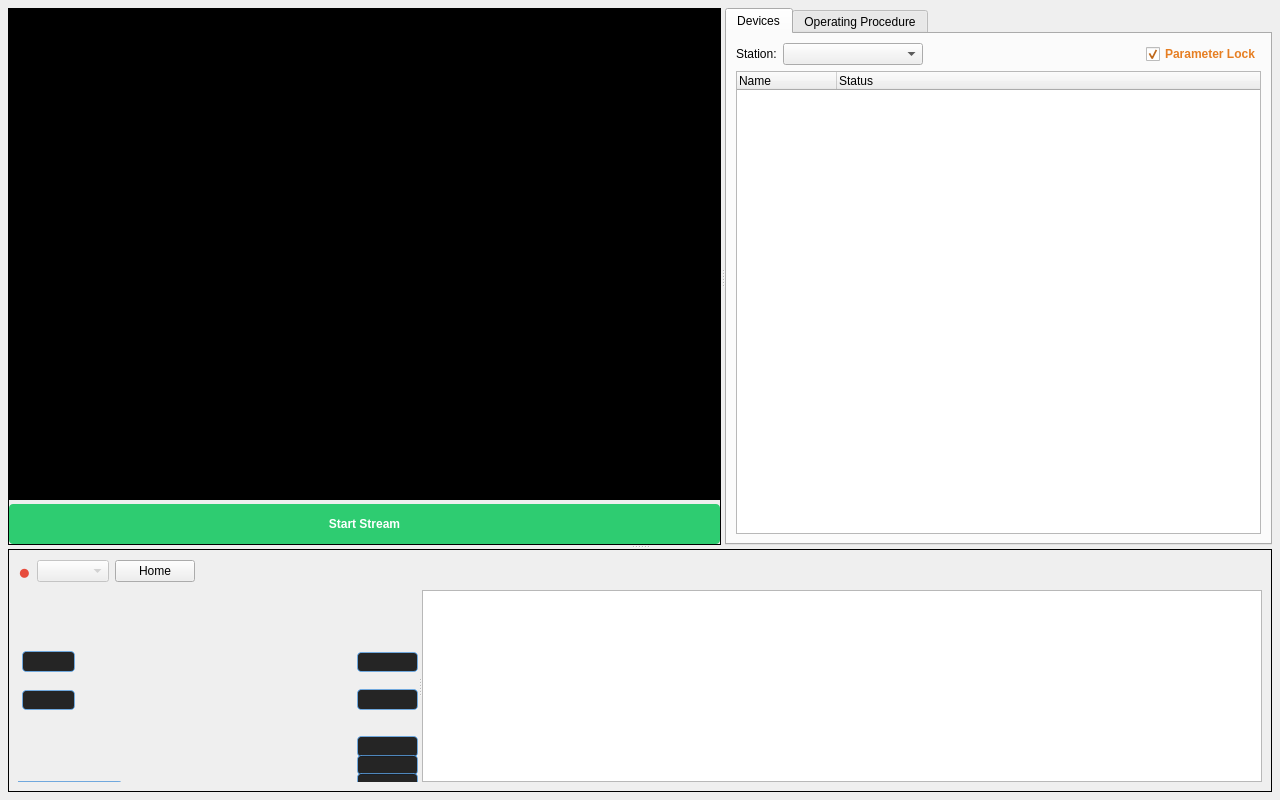
<?xml version="1.0" encoding="UTF-8"?>
<ui version="4.0">
 <class>MainWindow</class>
 <widget class="QMainWindow" name="MainWindow">
  <property name="geometry">
   <rect>
    <x>0</x>
    <y>0</y>
    <width>1280</width>
    <height>800</height>
   </rect>
  </property>
  <property name="windowTitle">
   <string>Weld Station Control</string>
  </property>
  <widget class="QWidget" name="centralwidget">
   <layout class="QVBoxLayout" name="verticalLayout_Main">
    <property name="spacing">
     <number>8</number>
    </property>
    <property name="leftMargin">
     <number>8</number>
    </property>
    <property name="topMargin">
     <number>8</number>
    </property>
    <property name="rightMargin">
     <number>8</number>
    </property>
    <property name="bottomMargin">
     <number>8</number>
    </property>
    <item>
     <widget class="QSplitter" name="verticalMainSplitter">
      <property name="sizePolicy">
       <sizepolicy hsizetype="Expanding" vsizetype="Expanding">
        <horstretch>0</horstretch>
        <verstretch>1</verstretch>
       </sizepolicy>
      </property>
      <property name="orientation">
       <enum>Qt::Orientation::Vertical</enum>
      </property>
      <property name="childrenCollapsible">
       <bool>false</bool>
      </property>
      <widget class="QSplitter" name="mainSplitter">
       <property name="sizePolicy">
        <sizepolicy hsizetype="Expanding" vsizetype="Expanding">
         <horstretch>0</horstretch>
         <verstretch>4</verstretch>
        </sizepolicy>
       </property>
       <property name="orientation">
        <enum>Qt::Orientation::Horizontal</enum>
       </property>
       <property name="childrenCollapsible">
        <bool>false</bool>
       </property>
       <widget class="QFrame" name="videoFeedFrame">
        <property name="sizePolicy">
         <sizepolicy hsizetype="Expanding" vsizetype="Expanding">
          <horstretch>3</horstretch>
          <verstretch>1</verstretch>
         </sizepolicy>
        </property>
        <property name="minimumSize">
         <size>
          <width>480</width>
          <height>360</height>
         </size>
        </property>
        <property name="frameShape">
         <enum>QFrame::Shape::Box</enum>
        </property>
        <layout class="QVBoxLayout" name="verticalLayout">
         <property name="spacing">
          <number>4</number>
         </property>
         <property name="leftMargin">
          <number>0</number>
         </property>
         <property name="topMargin">
          <number>0</number>
         </property>
         <property name="rightMargin">
          <number>0</number>
         </property>
         <property name="bottomMargin">
          <number>0</number>
         </property>
         <item>
          <widget class="QWidget" name="videoViewport" native="true">
           <property name="sizePolicy">
            <sizepolicy hsizetype="Expanding" vsizetype="Expanding">
             <horstretch>1</horstretch>
             <verstretch>1</verstretch>
            </sizepolicy>
           </property>
           <property name="minimumSize">
            <size>
             <width>320</width>
             <height>240</height>
            </size>
           </property>
           <property name="styleSheet">
            <string>background-color: #000000;</string>
           </property>
           <widget class="QWidget" name="videoContainer" native="true">
            <property name="geometry">
             <rect>
              <x>0</x>
              <y>0</y>
              <width>320</width>
              <height>240</height>
             </rect>
            </property>
            <property name="styleSheet">
             <string>background-color: black;</string>
            </property>
           </widget>
          </widget>
         </item>
         <item>
          <widget class="QPushButton" name="btnToggleStream">
           <property name="minimumSize">
            <size>
             <width>0</width>
             <height>40</height>
            </size>
           </property>
           <property name="styleSheet">
            <string>QPushButton { background-color: #2ecc71; color: white; font-weight: bold; border-radius: 4px; }</string>
           </property>
           <property name="text">
            <string>Start Stream</string>
           </property>
          </widget>
         </item>
        </layout>
       </widget>
       <widget class="QTabWidget" name="tabWidgetPanels">
        <property name="sizePolicy">
         <sizepolicy hsizetype="Expanding" vsizetype="Expanding">
          <horstretch>2</horstretch>
          <verstretch>0</verstretch>
         </sizepolicy>
        </property>
        <property name="minimumSize">
         <size>
          <width>360</width>
          <height>0</height>
         </size>
        </property>
        <property name="currentIndex">
         <number>0</number>
        </property>
        <widget class="QWidget" name="tabDevices">
         <attribute name="title">
          <string>Devices</string>
         </attribute>
         <layout class="QVBoxLayout" name="verticalLayout_TabDevices">
          <item>
           <layout class="QHBoxLayout" name="horizontalLayout_TabDevicesTop">
            <item>
             <layout class="QFormLayout" name="formLayout_Station">
              <item row="0" column="0">
               <widget class="QLabel" name="lblStation">
                <property name="text">
                 <string>Station:</string>
                </property>
               </widget>
              </item>
              <item row="0" column="1">
               <widget class="QComboBox" name="comboStation">
                <property name="minimumSize">
                 <size>
                  <width>140</width>
                  <height>0</height>
                 </size>
                </property>
               </widget>
              </item>
             </layout>
            </item>
            <item>
             <spacer name="horizontalSpacer_DevicesTop">
              <property name="orientation">
               <enum>Qt::Orientation::Horizontal</enum>
              </property>
              <property name="sizeHint" stdset="0">
               <size>
                <width>40</width>
                <height>20</height>
               </size>
              </property>
             </spacer>
            </item>
            <item>
             <widget class="QCheckBox" name="chkParameterLock">
              <property name="styleSheet">
               <string>QCheckBox { font-weight: bold; color: #e67e22; }</string>
              </property>
              <property name="text">
               <string>Parameter Lock</string>
              </property>
              <property name="checked">
               <bool>true</bool>
              </property>
             </widget>
            </item>
           </layout>
          </item>
          <item>
           <widget class="QTreeWidget" name="treeWidget">
            <column>
             <property name="text">
              <string>Name</string>
             </property>
            </column>
            <column>
             <property name="text">
              <string>Status</string>
             </property>
            </column>
           </widget>
          </item>
         </layout>
        </widget>
        <widget class="QWidget" name="tabProcedure">
         <attribute name="title">
          <string>Operating Procedure</string>
         </attribute>
         <layout class="QVBoxLayout" name="verticalLayout_TabProcedure">
          <item>
           <layout class="QFormLayout" name="formLayout_Sequence">
            <item row="0" column="0">
             <widget class="QLabel" name="lblSequence">
              <property name="text">
               <string>Product:</string>
              </property>
             </widget>
            </item>
            <item row="0" column="1">
             <widget class="QComboBox" name="comboSequence"/>
            </item>
           </layout>
          </item>
          <item>
           <widget class="QScrollArea" name="scrollAreaProcedure">
            <property name="widgetResizable">
             <bool>true</bool>
            </property>
            <widget class="QWidget" name="scrollAreaWidgetContents">
             <property name="geometry">
              <rect>
               <x>0</x>
               <y>0</y>
               <width>390</width>
               <height>425</height>
              </rect>
             </property>
             <layout class="QVBoxLayout" name="verticalLayout_ProcedureSteps">
              <item>
               <spacer name="verticalSpacerProcedure">
                <property name="orientation">
                 <enum>Qt::Orientation::Vertical</enum>
                </property>
                <property name="sizeHint" stdset="0">
                 <size>
                  <width>0</width>
                  <height>0</height>
                 </size>
                </property>
               </spacer>
              </item>
             </layout>
            </widget>
           </widget>
          </item>
         </layout>
        </widget>
       </widget>
      </widget>
      <widget class="QFrame" name="frameBottomConsole">
       <property name="sizePolicy">
        <sizepolicy hsizetype="Expanding" vsizetype="Preferred">
         <horstretch>0</horstretch>
         <verstretch>0</verstretch>
        </sizepolicy>
       </property>
       <property name="minimumSize">
        <size>
         <width>0</width>
         <height>230</height>
        </size>
       </property>
       <property name="frameShape">
        <enum>QFrame::Shape::Box</enum>
       </property>
       <layout class="QVBoxLayout" name="verticalLayout_BottomConsole">
        <item>
         <layout class="QHBoxLayout" name="horizontalLayout_RemoteHeader">
          <item>
           <widget class="QLabel" name="lblRemoteStatus">
            <property name="text">
             <string>&lt;html&gt;&lt;head/&gt;&lt;body&gt;&lt;p&gt;&lt;span style=&quot; color:#e74c3c; font-size:16pt;&quot;&gt;●&lt;/span&gt;&lt;/p&gt;&lt;/body&gt;&lt;/html&gt;</string>
            </property>
           </widget>
          </item>
          <item>
           <widget class="QComboBox" name="comboRemoteTarget">
            <property name="enabled">
             <bool>false</bool>
            </property>
           </widget>
          </item>
          <item>
           <widget class="QPushButton" name="motorHomeBtn">
            <property name="text">
             <string>Home</string>
            </property>
           </widget>
          </item>
          <item>
           <spacer name="horizontalSpacer_Header">
            <property name="orientation">
             <enum>Qt::Orientation::Horizontal</enum>
            </property>
            <property name="sizeHint" stdset="0">
             <size>
              <width>0</width>
              <height>0</height>
             </size>
            </property>
           </spacer>
          </item>
         </layout>
        </item>
        <item>
         <widget class="QSplitter" name="xboxHuiSplitter">
          <property name="orientation">
           <enum>Qt::Orientation::Horizontal</enum>
          </property>
          <widget class="QLabel" name="labelControllerImage">
           <property name="sizePolicy">
            <sizepolicy hsizetype="Preferred" vsizetype="Expanding">
             <horstretch>1</horstretch>
             <verstretch>0</verstretch>
            </sizepolicy>
           </property>
           <property name="minimumSize">
            <size>
             <width>380</width>
             <height>180</height>
            </size>
           </property>
           <property name="maximumSize">
            <size>
             <width>400</width>
             <height>400</height>
            </size>
           </property>
           <property name="pixmap">
            <pixmap resource="../resources.qrc">:/xbox_ctrl.png/xbox_ctrl.png</pixmap>
           </property>
           <property name="scaledContents">
            <bool>true</bool>
           </property>
           <property name="alignment">
            <set>Qt::AlignmentFlag::AlignCenter</set>
           </property>
           <widget class="QLabel" name="lbl_slow">
            <property name="geometry">
             <rect>
              <x>4</x>
              <y>61</y>
              <width>53</width>
              <height>21</height>
             </rect>
            </property>
            <property name="styleSheet">
             <string>color: #ffffff; background-color: rgba(15, 15, 15, 230); border: 1px solid rgba(100, 180, 255, 180); border-radius: 4px; font-size: 6pt; font-weight: bold;</string>
            </property>
            <property name="text">
             <string/>
            </property>
            <property name="alignment">
             <set>Qt::AlignmentFlag::AlignCenter</set>
            </property>
           </widget>
           <widget class="QLabel" name="lbl_bump_L">
            <property name="geometry">
             <rect>
              <x>4</x>
              <y>100</y>
              <width>53</width>
              <height>20</height>
             </rect>
            </property>
            <property name="styleSheet">
             <string>color: #ffffff; background-color: rgba(15, 15, 15, 230); border: 1px solid rgba(100, 180, 255, 180); border-radius: 4px; font-size: 6pt; font-weight: bold;</string>
            </property>
            <property name="text">
             <string/>
            </property>
           </widget>
           <widget class="QLabel" name="lbl_L_analog">
            <property name="geometry">
             <rect>
              <x>-16</x>
              <y>191</y>
              <width>121</width>
              <height>20</height>
             </rect>
            </property>
            <property name="styleSheet">
             <string>color: #ffffff; background-color: rgba(15, 15, 15, 230); border: 1px solid rgba(100, 180, 255, 180); border-radius: 4px; font-size: 5pt; font-weight: bold;</string>
            </property>
            <property name="text">
             <string/>
            </property>
            <property name="alignment">
             <set>Qt::AlignmentFlag::AlignCenter</set>
            </property>
           </widget>
           <widget class="QLabel" name="lbl_dpad">
            <property name="geometry">
             <rect>
              <x>4</x>
              <y>246</y>
              <width>81</width>
              <height>21</height>
             </rect>
            </property>
            <property name="styleSheet">
             <string>color: #ffffff; background-color: rgba(15, 15, 15, 230); border: 1px solid rgba(100, 180, 255, 180); border-radius: 4px; font-size: 6pt; font-weight: bold;</string>
            </property>
            <property name="text">
             <string/>
            </property>
            <property name="alignment">
             <set>Qt::AlignmentFlag::AlignCenter</set>
            </property>
           </widget>
           <widget class="QLabel" name="lbl_view">
            <property name="geometry">
             <rect>
              <x>106</x>
              <y>303</y>
              <width>91</width>
              <height>20</height>
             </rect>
            </property>
            <property name="styleSheet">
             <string>color: #ffffff; background-color: rgba(15, 15, 15, 230); border: 1px solid rgba(100, 180, 255, 180); border-radius: 4px; font-size: 6pt; font-weight: bold;</string>
            </property>
            <property name="text">
             <string/>
            </property>
            <property name="alignment">
             <set>Qt::AlignmentFlag::AlignCenter</set>
            </property>
           </widget>
           <widget class="QLabel" name="lbl_menu">
            <property name="geometry">
             <rect>
              <x>208</x>
              <y>303</y>
              <width>91</width>
              <height>20</height>
             </rect>
            </property>
            <property name="styleSheet">
             <string>color: #ffffff; background-color: rgba(15, 15, 15, 230); border: 1px solid rgba(100, 180, 255, 180); border-radius: 4px; font-size: 6pt; font-weight: bold;</string>
            </property>
            <property name="text">
             <string/>
            </property>
           </widget>
           <widget class="QLabel" name="lbl_fast">
            <property name="geometry">
             <rect>
              <x>339</x>
              <y>62</y>
              <width>61</width>
              <height>20</height>
             </rect>
            </property>
            <property name="styleSheet">
             <string>color: #ffffff; background-color: rgba(15, 15, 15, 230); border: 1px solid rgba(100, 180, 255, 180); border-radius: 4px; font-size: 6pt; font-weight: bold;</string>
            </property>
            <property name="text">
             <string/>
            </property>
           </widget>
           <widget class="QLabel" name="lbl_bump_R">
            <property name="geometry">
             <rect>
              <x>339</x>
              <y>99</y>
              <width>61</width>
              <height>21</height>
             </rect>
            </property>
            <property name="styleSheet">
             <string>color: #ffffff; background-color: rgba(15, 15, 15, 230); border: 1px solid rgba(100, 180, 255, 180); border-radius: 4px; font-size: 6pt; font-weight: bold;</string>
            </property>
            <property name="text">
             <string/>
            </property>
           </widget>
           <widget class="QLabel" name="lbl_Y">
            <property name="geometry">
             <rect>
              <x>339</x>
              <y>146</y>
              <width>61</width>
              <height>21</height>
             </rect>
            </property>
            <property name="styleSheet">
             <string>color: #ffffff; background-color: rgba(15, 15, 15, 230); border: 1px solid rgba(100, 180, 255, 180); border-radius: 4px; font-size: 6pt; font-weight: bold;</string>
            </property>
            <property name="text">
             <string/>
            </property>
           </widget>
           <widget class="QLabel" name="lbl_X">
            <property name="geometry">
             <rect>
              <x>339</x>
              <y>165</y>
              <width>61</width>
              <height>20</height>
             </rect>
            </property>
            <property name="styleSheet">
             <string>color: #ffffff; background-color: rgba(15, 15, 15, 230); border: 1px solid rgba(100, 180, 255, 180); border-radius: 4px; font-size: 6pt; font-weight: bold;</string>
            </property>
            <property name="text">
             <string/>
            </property>
           </widget>
           <widget class="QLabel" name="lbl_B">
            <property name="geometry">
             <rect>
              <x>339</x>
              <y>183</y>
              <width>61</width>
              <height>20</height>
             </rect>
            </property>
            <property name="styleSheet">
             <string>color: #ffffff; background-color: rgba(15, 15, 15, 230); border: 1px solid rgba(100, 180, 255, 180); border-radius: 4px; font-size: 6pt; font-weight: bold;</string>
            </property>
            <property name="text">
             <string/>
            </property>
            <property name="alignment">
             <set>Qt::AlignmentFlag::AlignCenter</set>
            </property>
           </widget>
           <widget class="QLabel" name="lbl_A">
            <property name="geometry">
             <rect>
              <x>339</x>
              <y>201</y>
              <width>61</width>
              <height>20</height>
             </rect>
            </property>
            <property name="styleSheet">
             <string>color: #ffffff; background-color: rgba(15, 15, 15, 230); border: 1px solid rgba(100, 180, 255, 180); border-radius: 4px; font-size: 6pt; font-weight: bold;</string>
            </property>
            <property name="text">
             <string/>
            </property>
            <property name="alignment">
             <set>Qt::AlignmentFlag::AlignCenter</set>
            </property>
           </widget>
           <widget class="QLabel" name="lbl_R_analog">
            <property name="geometry">
             <rect>
              <x>309</x>
              <y>246</y>
              <width>91</width>
              <height>20</height>
             </rect>
            </property>
            <property name="styleSheet">
             <string>color: #ffffff; background-color: rgba(15, 15, 15, 230); border: 1px solid rgba(100, 180, 255, 180); border-radius: 4px; font-size: 5pt; font-weight: bold;</string>
            </property>
            <property name="text">
             <string/>
            </property>
            <property name="alignment">
             <set>Qt::AlignmentFlag::AlignCenter</set>
            </property>
           </widget>
          </widget>
          <widget class="QTextEdit" name="textControllerStream">
           <property name="sizePolicy">
            <sizepolicy hsizetype="Expanding" vsizetype="Expanding">
             <horstretch>2</horstretch>
             <verstretch>0</verstretch>
            </sizepolicy>
           </property>
           <property name="minimumSize">
            <size>
             <width>0</width>
             <height>180</height>
            </size>
           </property>
           <property name="readOnly">
            <bool>true</bool>
           </property>
          </widget>
         </widget>
        </item>
       </layout>
      </widget>
     </widget>
    </item>
   </layout>
  </widget>
 </widget>
 <resources>
  <include location="../resources.qrc"/>
 </resources>
 <connections/>
</ui>
